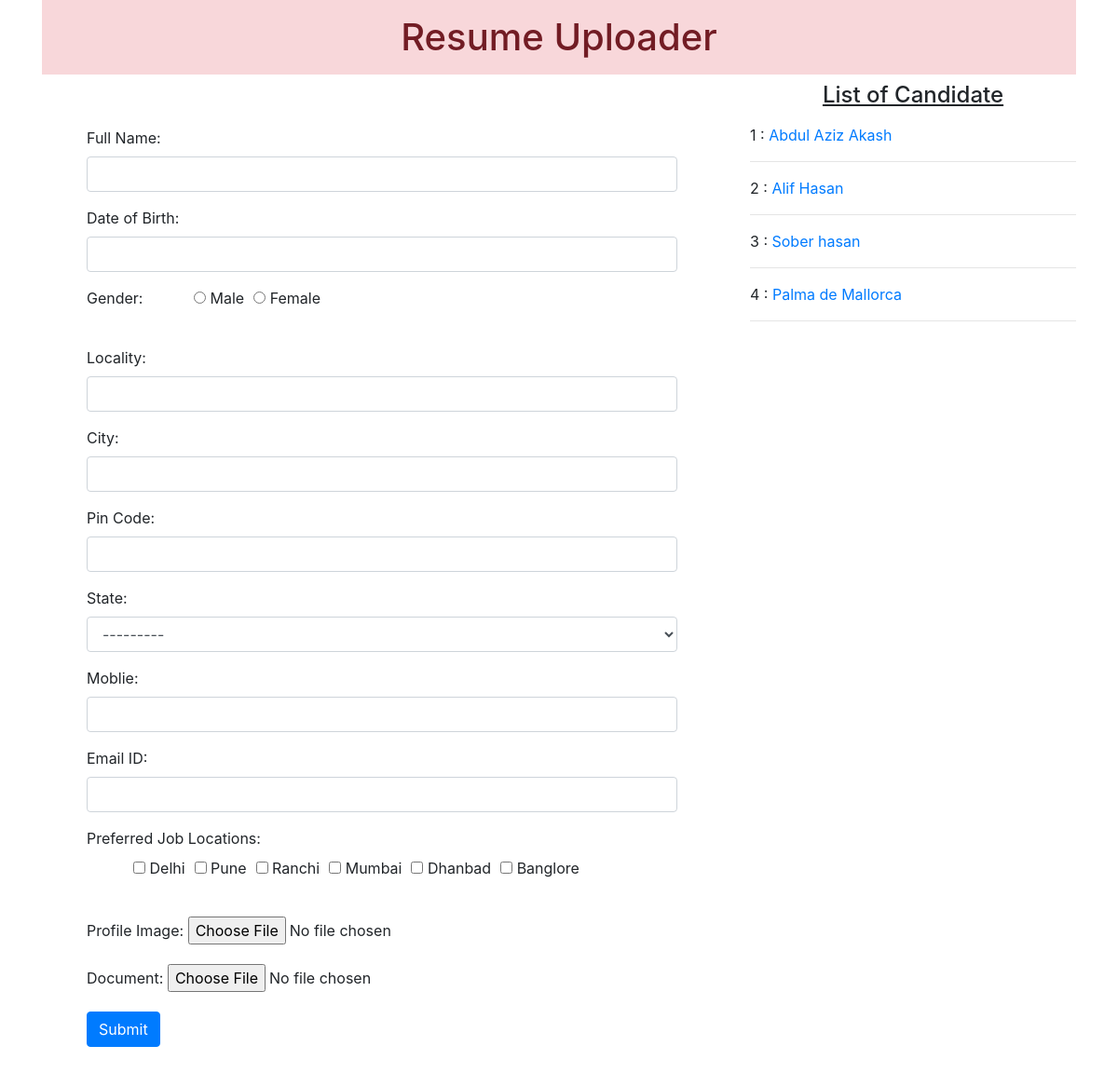
The page / on the database its author committed.
### myapp/models.py (models this page shows)
class Resume(models.Model):
    name = models.CharField(max_length=100)
    dob = models.DateField(auto_now=False, auto_now_add=False)
    gender = models.CharField(max_length=100)
    locality = models.CharField(max_length=100)
    city = models.CharField(max_length=100)
    pin = models.PositiveIntegerField()
    state = models.CharField(choices= STATE_CHOICE, max_length=50)
    moblie = models.PositiveIntegerField()
    email = models.EmailField()
    job_city = models.CharField(max_length=50)
    profile_image = models.ImageField(upload_to='profileimg', blank=True)
    my_file = models.FileField(upload_to='doc',blank=True)

### myapp/views.py (the view, shortened to what this page needs)
# urls.py: path('', views.HomeView.as_view(), name='home'),
class HomeView(View):
    def get(self, request):
        form = ResumeForm()
        candidates = Resume.objects.all()
        return render(request, 'myapp/home.html', { 'candidates':candidates, 'form':form})

### myapp/forms.py
class ResumeForm(forms.ModelForm):
    gender = forms.ChoiceField(choices=GENDER_CHOICES, widget=forms.RadioSelect)
    job_city = forms.MultipleChoiceField(label='Preferred Job Locations', choices=JOB_CITY_CHOICE, widget=forms.CheckboxSelectMultiple)
    class Meta:
        model = Resume
        fields = ['id', 'name', 'dob', 'gender', 'locality', 'city', 'pin', 'state', 'moblie', 'email', 'job_city', 'profile_image', 'my_file']
        labels = {'name':'Full Name', 'dob': 'Date of Birth', 'pin':'Pin Code', 'mobile':'Mobile No.', 'email':'Email ID', 'profile_image':'Profile Image', 'my_file':'Document'}
        widgets = {
        'name':forms.TextInput(attrs={'class':'form-control'}),
        'dob':forms.DateInput(attrs={'class':'form-control', 'id':'datepicker'}),
        'locality':forms.TextInput(attrs={'class':'form-control'}),
        'city':forms.TextInput(attrs={'class':'form-control'}),
        'pin':forms.NumberInput(attrs={'class':'form-control'}),
        'state':forms.Select(attrs={'class':'form-control'}),
        'moblie':forms.NumberInput(attrs={'class':'form-control'}),
        'email':forms.EmailInput(attrs={'class':'form-control'}),
  }

### myapp/templates/myapp/home.html (shortened to what this page needs)
<!doctype html>
{% load static %}
<html lang="en">
  <head>
    <link rel="stylesheet" href="https://maxcdn.bootstrapcdn.com/bootstrap/4.0.0/css/bootstrap.min.css">
    <link rel="stylesheet" href="//code.jquery.com/ui/1.12.1/themes/base/jquery-ui.css">
    <link rel="stylesheet" href="{% static 'myapp/css/style.css' %}">
  </head>
  <body>
    <div class="container mb-5">
  <h1 class="alert-danger text-center p-3">Resume Uploader</h1>
  <div class="row">
   <div class="col-sm-8">
    <form action="" method="post" enctype="multipart/form-data" class="shadow p-5">
     {% for fm in form %}
       <div class="form-group mb-3">
       {{fm.label_tag}} {{fm}} <small class="text-danger">{{fm.errors|striptags}}</small>
       </div>
     {% endfor %}
     <input type="submit" value="Submit" class="btn btn-primary">
    </form>
   </div>
   <div class="col-sm-4">
    <h4 class="text-center mb-3"><u>List of Candidate</u></h4>
    {% for candidate in candidates %}
     {{candidate.id}} : <a href="{% url 'candidate' candidate.id %}">{{candidate.name}}</a>
     <hr>
    {% endfor %}
   </div>
  </div>
  </body>
</html>

### myapp/static/myapp/css/style.css (style rules this page uses)
#id_gender, #id_job_city { list-style-type: none; display: inline-flex; }
#id_gender > li { padding-left: 10px; }
#id_job_city > li { padding-left: 10px; }

### rows shown on the page
Resume: id "1", name "Abdul Aziz Akash"
Resume: id "2", name "Alif Hasan"
Resume: id "3", name "Sober hasan"
Resume: id "4", name "Palma de Mallorca"

### other values the page prints
{{ fm.label_tag }} "Full Name:" "Date of Birth:" "Gender:" "Locality:" "City:" "Pin Code:" "State:" "Moblie:" "Email ID:" "Preferred Job Locations:" "Profile Image:" "Document:"
